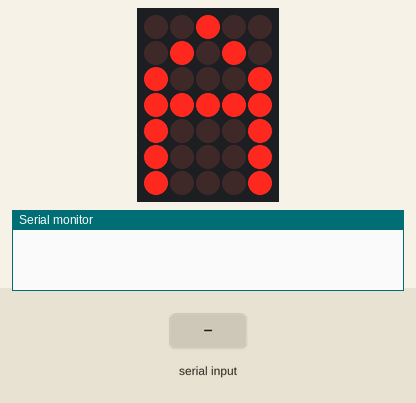
This sketch was run on a simulated Arduino Uno, built with avr-gcc and run on an emulated ATmega328P. Parts: 5×7 LED matrix, the last lines printed to the serial monitor. Wiring (inferred from the names in the program): LED matrix (orientation assumed): rows pin 14, pin 15, pin 16, pin 17, pin 18, pin 19, pin 9; columns pin 4, pin 5, pin 6, pin 7, pin 8. The test bench sets the inputs (shaded band).

Above: at 0.1 s.
At 1.2 s:
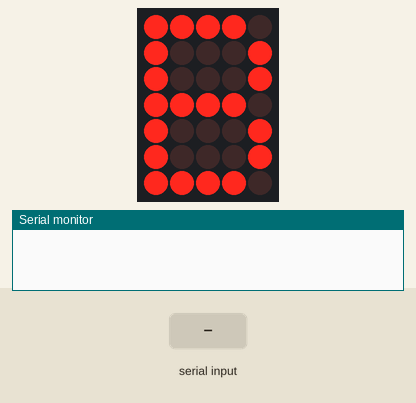
1.3 s: "_\n" received over Serial
At 2.4 s:
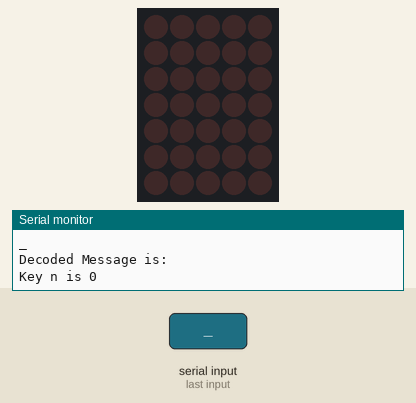
2.8 s: "90 45\n" received over Serial
4.3 s: "26\n" received over Serial
Timing chart, 0 to 7.3 s (numbered marks = the images above; inputs shaded):
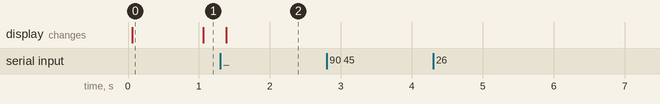

The sketch:

partB.ino
```cpp
#define NUM_CHARS 27
#define MAX_MSG_SIZE 100

unsigned long lastUpdate = 0;
int index = 0;
int maxIndex = 27;

// Buffers for messages. Initialize with alphabet just to prove everything works
uint8_t encoded[MAX_MSG_SIZE] = "ABCDEFGHIJKLMNOPQRSTUVWXYZ_";
uint8_t decoded[MAX_MSG_SIZE] = "ABCDEFGHIJKLMNOPQRSTUVWXYZ_";

// Current key to the encrption algorithm
int cypherKey = 4;

void setup() {
  Serial.begin(9600, SERIAL_8N1);

  initDotDisplay();

  lastUpdate = millis();
}

void loop() {

  unsigned long diff = millis() - lastUpdate;
  if(diff > 1000)
  {
    index = (index + 1) % maxIndex;
    lastUpdate = millis();

#if false // Debug statement
     Serial.print("Waited ");
     Serial.print(diff, DEC);
     Serial.println("ms");
#endif
  }

  refreshMatrix();

  processSerial();
}

// Function to read serial input and take action if data present
void processSerial()
{
  if(Serial.available() > 0)
  {
    // Clear past message
    for(int i=0; i<MAX_MSG_SIZE; i++)
    {
      encoded[i] = decoded[i] = '\0';
    }

    // Read an entire line of text
    size_t bytes = Serial.readBytesUntil('\n', encoded, MAX_MSG_SIZE);

	// Look for new cypher key
	// Expected format is <MSG>##
	// Where ## is the cypher shift
    int idx = 0;
    for (int i = 0; i < bytes; i++)
    {
	  // Since the cypher doesn't include numbers, can just look for that information
      if('0' <= encoded[i] && encoded[i] <= '9')
      {
        idx = i;
        break;
      }
    }

#if false
    Serial.print("IDX is ");
    Serial.print(idx, DEC);
    Serial.println();
#endif

	// get the cypher key value
    cypherKey = atoi(encoded + idx);

	// Decode the message
	for (int i = 0; i < idx; i++)
    {
        decoded[i] = decrypt(encoded[i], cypherKey);

    }

    maxIndex = idx;
    index = 0;
    lastUpdate = millis();

    // Transmit decoded message
    Serial.println("Encoded Message is:");
    Serial.write(encoded, bytes);
    Serial.println();
    Serial.println();
    Serial.println("Decoded Message is:");
    Serial.write(decoded, maxIndex);
    Serial.println();
    Serial.println();
    Serial.print("Key n is ");
    Serial.println(cypherKey, DEC);
    Serial.println();
  }
}

// Decodes the encrypted character
char decrypt(char c, uint8_t key)
{
  uint8_t x;

  if (c == '_')
  {
    x = 26;
  }
  else
  {
    x = c - 'A';
  }

  x = (x + NUM_CHARS - key) % NUM_CHARS;
  return x == 26 ? ' ' : x + 'A';
}
```

Source omitted: dotdisplay.ino (data table, 6097 bytes)

Measured:
- after the input at 1.3 s, the display: changes after 0.08 s (image 2)
- what the display in image 0 shows lasts 1.0 s, from 0.1 s to 1.1 s
